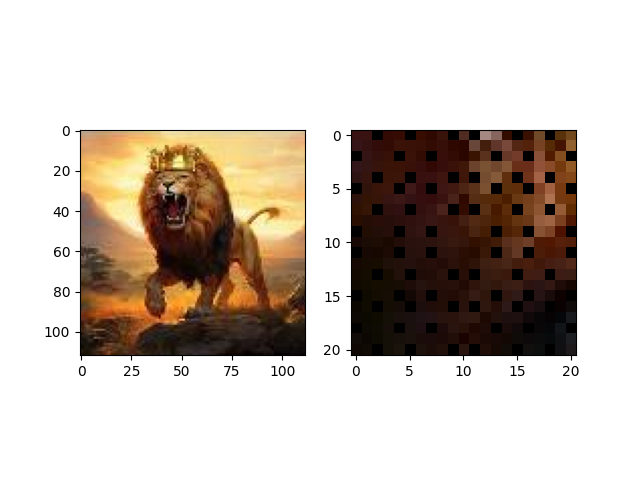

This figure's Python source:
import numpy as np
import imageio as img
import matplotlib.pyplot as plt

def rotateImage(image, degree):
  radian_deg = np.radians(degree)
  cos_deg, sin_deg = np.cos(radian_deg), np.sin(radian_deg)
  height, width = image.shape[:2]
  max_dim = int(np.sqrt(height*2 + width*2))
  outputImage = np.zeros((max_dim, max_dim, 3), dtype=image.dtype)
  centerY, centerX = max_dim//2, max_dim//2
  for y in range(-height//2, height//2):
    for x in range(-width//2, width//2):
      newX = int(cos_deg * x - sin_deg * y) + centerX
      newY = int(sin_deg * x + cos_deg * y) + centerY
      if 0 <= newX < max_dim and 0 <= newY < max_dim:
        outputImage[newY, newX] = image[y + height//2, x + width//2]
  return outputImage

image = img.imread('singa2.jpg')
rotated_image = rotateImage(image, 45)

plt.subplot(1, 2, 1)
plt.imshow(image)

plt.subplot(1, 2, 2)
plt.imshow(rotated_image)

plt.show()
